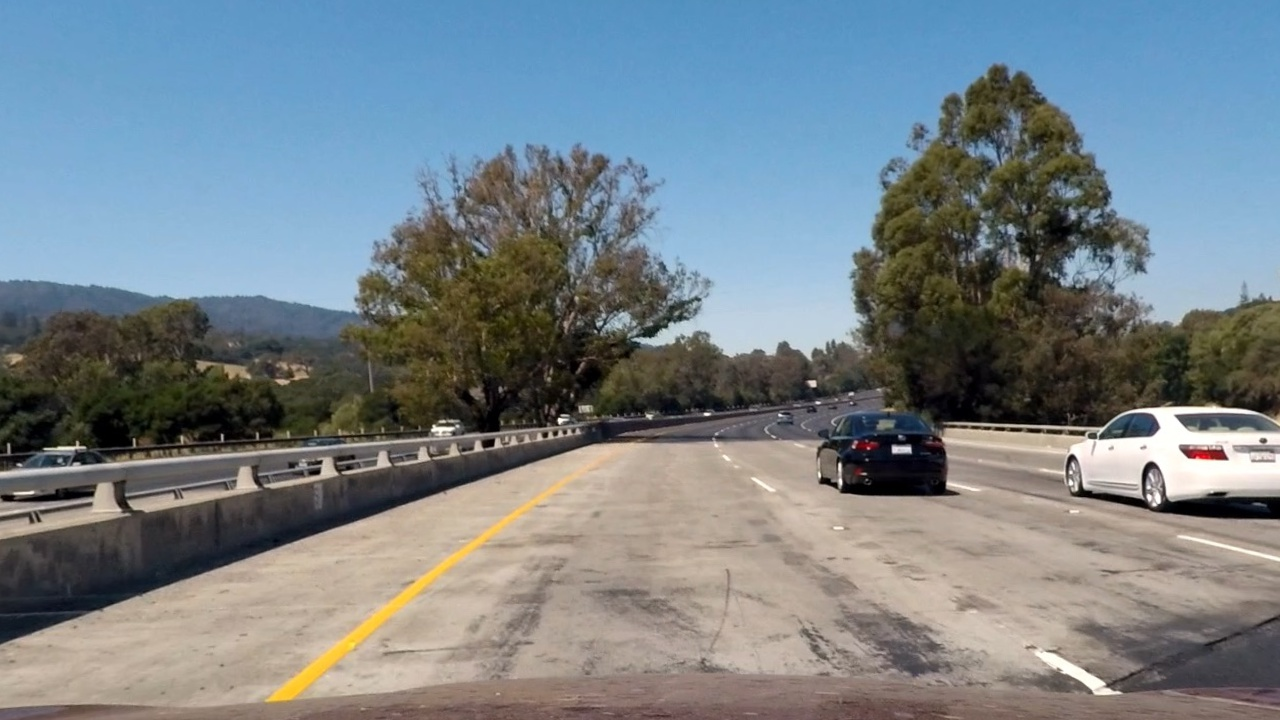
#> input picture output_images/undist/undist_test0.jpg, 1280 x 720 px; its folder holds only this picture in this run
$ python testScript_warp.py   (older library calls are emulated)
#> lines starting #> are read from the running program, lines starting #| are printed output that depends on the picture; after the words box and inside, x2 and y2 are one past the last pixel; in counts of white or black regions, pixels touching at a corner belong together
#> further down, image is the input picture: shape (720, 1280, 3); mean B, G, R 136.2, 130, 119.3
### functionLib.py
# -*- coding: utf-8 -*-
"""
Created on Sat Apr  1 14:05:47 2017

@author: Dyson
"""

import numpy as np
import cv2
import glob
import matplotlib.pyplot as plt
import matplotlib.image as mpimg
import pickle
import sys


global counter
counter = 0


'''
STEP1: Camera Calibration
       One just need to call this function to calibrate the camera once. Then the
       function will store calibration parameters to a pickle file.
       ONE extra parameters should be modified for other users:
           * The output pickle file name and relative path
'''

# [36 lines left out: function cameraCalibration, not called in this run]

'''
STEP2: Image Undistortion
       Only correct the distortion introduced by the camera lens, perspective distort
       is not included.
'''
# [7 lines left out: function undistortion, not called in this run]

# [16 lines of commented-out code are left out]

'''
Step3. Thresholding Images
'''
# This thresholdingBinary() function takes sobel matrix, the magnitude of gredients,
# the orientation of gradients and the HLS color transformation into account, to derive a
# thresholding binary image in which the lane lines can be clearly seen.

def thresholdingBinary(img, s_thresh=(170, 250), sx_thresh=(100, 255), sy_thresh=(100,255), dir_thresh=(-0.5,-0.9), mag_thresh=(30,200)):
#> called with s_thresh = (170, 250), sx_thresh = (100, 255), sy_thresh = (100, 255), dir_thresh = (-0.5, -0.9), mag_thresh = (30, 200)
    img = np.copy(img)
    gray = cv2.cvtColor(img, cv2.COLOR_BGR2GRAY)
    # Convert to HSV color space and separate the V channel
    hsv = cv2.cvtColor(img, cv2.COLOR_RGB2HLS).astype(np.float)
    h_channel = hsv[:,:,0]
    l_channel = hsv[:,:,1]
    s_channel = hsv[:,:,2]
#    plt.imshow(s_channel)

    # Sobel x
    sobelx = cv2.Sobel(gray, cv2.CV_64F, 1, 0) # Take the derivative in x
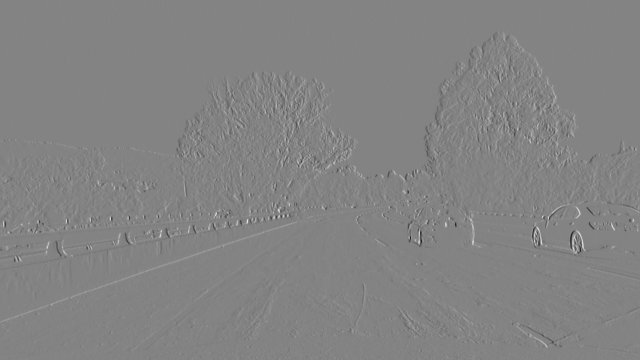
#> sobelx: shape (720, 1280) float64 (shown at 1/2 size); min -805, max 758, mean 0.1; drawn with min black and max white
    abs_sobelx = np.absolute(sobelx) # Absolute x derivative to accentuate lines away from horizontal
    scaled_sobelx = np.uint8(255*abs_sobelx/np.max(abs_sobelx))

    # Sobel y
    sobely = cv2.Sobel(gray, cv2.CV_64F, 1, 0) # Take the derivative in x
    abs_sobely = np.absolute(sobely) # Absolute x derivative to accentuate lines away from horizontal
    scaled_sobely = np.uint8(255*abs_sobely/np.max(abs_sobely))

    # Threshold x gradient
    sxbinary = np.zeros_like(scaled_sobelx)
    sxbinary[(scaled_sobelx >= sx_thresh[0]) & (scaled_sobelx <= sx_thresh[1])] = 1

    # Threshold y gradient
    sybinary = np.zeros_like(scaled_sobely)
    sxbinary[(scaled_sobely >= sy_thresh[0]) & (scaled_sobely <= sy_thresh[1])] = 1

    # Threshold direction gradient
    direct = np.arctan2(abs_sobely, abs_sobelx)
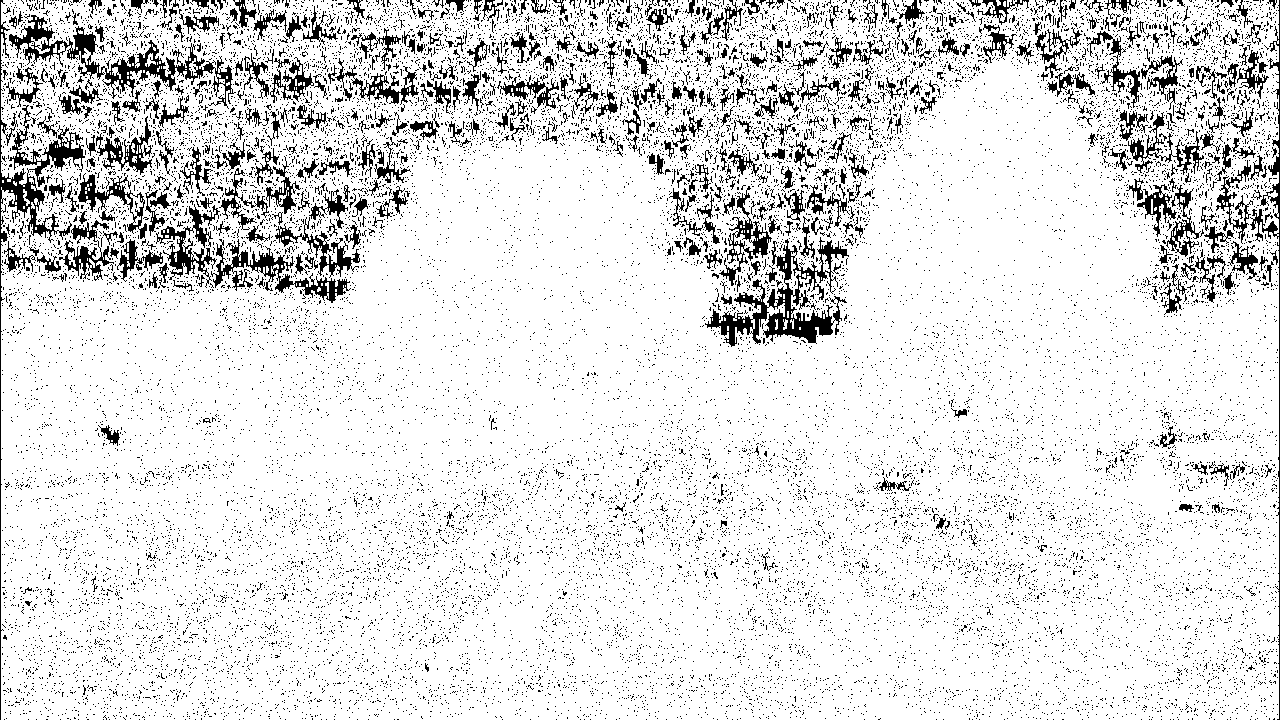
#> direct: shape (720, 1280) float64; values 0 (black) and 0.785 (white), 88.2% white; black in thin lines or dots

    # Threshold direction
    dir_binary = np.zeros_like(direct)
    dir_binary[(direct > np.min(dir_thresh)) & (direct < np.max(dir_thresh))] = 1

    # Magnitude gradient
    mag = np.sqrt(np.square(sobelx) + np.square(sobely))
    scaled_mag = np.uint8(255 * mag/np.max(mag))
    mag_binary = np.zeros_like(mag)
    mag_binary[(scaled_mag > np.min(mag_thresh)) & (scaled_mag < np.max(mag_thresh))] = 1

    # Threshold color channel
    s_binary = np.zeros_like(s_channel)
    s_binary[(s_channel >= s_thresh[0]) & (s_channel <= s_thresh[1])] = 1
#    h_binary = np.zeros_like(h_channel)
#    h_binary[(h_channel >= s_thresh[0]) & (h_channel <= s_thresh[1])] = 1
    # Stack each channel
    # Note color_binary[:, :, 0] is all 0s, effectively an all black image. It might
    # be beneficial to replace this channel with something else.
    color_binary = np.dstack((mag_binary, sxbinary, s_binary))
    mono_binary = np.zeros_like(gray)
    mono_binary[(s_binary == 1) | (sybinary == 1) | (sxbinary == 1) | (mag_binary == 1) | (dir_binary == 1)] = 1
#    print(color_binary.shape)
#    return color_binary
    return mono_binary

# [20 lines of commented-out code are left out]

'''
Step4. Perspective Transform
'''
# This calibration only take two straight line images
def perspectiveTrans(img):
    img_size = (img.shape[1], img.shape[0])

    src = np.float32([[191, 720],
                      [1124.8, 720],
                      [708.17,  462.10],
                      [576.17, 462.10]])

    dst = np.float32([[320, 720],
                      [960, 720],
                      [960, 0],
                      [320, 0]])

    M = cv2.getPerspectiveTransform(src, dst)
    Minv = cv2.getPerspectiveTransform(dst, src)

    warped = cv2.warpPerspective(img, M, img_size, flags=cv2.INTER_LINEAR)
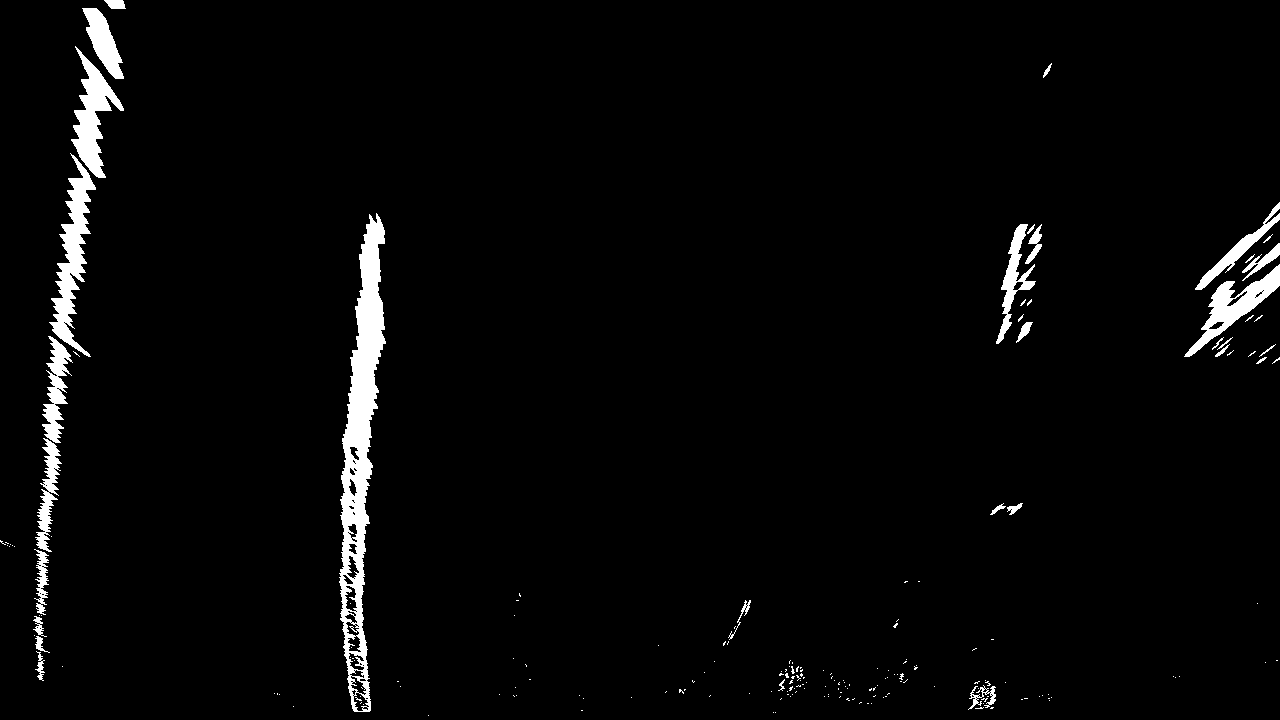
#> warped: shape (720, 1280); values 0 (black) and 1 (white), 3% white; 200 white regions (169 under 20 px), largest, box (x1, y1, x2, y2) and area: (339, 213, 386, 712) 9889, (49, 153, 96, 357) 3315, (71, 46, 124, 178) 2611
    perspect_pickle = {}
    perspect_pickle['M'] = M
    perspect_pickle['Minv'] = Minv
    pickle.dump(perspect_pickle, open( "./cameraData/perspective.p", "wb"))

    return warped

'''
Step5. Sliding Window to Find lanes
'''
# [161 lines left out: functions slidingWindows, lineFinding, not called in this run]

'''
Step5: Curvature and Lane Center Deviation
'''
# [21 lines left out: functions curvature, curvature_meter, offset, not called in this run]

'''
Step6: Warp back
       This function draws a filled polynomial defined by 'ploty', 'left_fitx' and
       'right_fitx', it should be called after these THREE parameters are given.
'''
# [23 lines left out: function warpback, not called in this run]
#    plt.imshow(result)

'''
Useful functions: Define some useful functions
'''
# Define a class to receive the characteristics of each line detection
class Line():
    # [89 lines left out: functions __init__, range_check, rationality_check, updateFitParameters, not called in this run]


### testScript_warp.py
# -*- coding: utf-8 -*-
"""
Warp image

Created on Sat Apr  1 22:12:36 2017

@author: dyson
"""

from functionLib import *

# Using this function to get a warpped image

image_name_list = glob.glob('./output_images/undist/undist_test*.jpg')

for idx, image in enumerate(image_name_list):
    image = cv2.imread(image)
    binary_image = thresholdingBinary(image)
    warped_image = perspectiveTrans(binary_image)
    outfilename = 'warped_test' + str(idx) + '.jpg'
    print(outfilename)
    cv2.imwrite('./output_images/warped/' + outfilename, binary_image)
#    warped_img = perspectiveTrans(binary_image)

    # Plot the result
    f, (ax1, ax2) = plt.subplots(1, 2, figsize=(24, 9))
    f.tight_layout()

    ax1.imshow(cv2.cvtColor(image, cv2.COLOR_BGR2RGB))
    ax1.set_title('Original Image', fontsize=40)

    ax2.imshow(warped_image, cmap='gray')
    ax2.set_title('Warped Image', fontsize=40)
    plt.subplots_adjust(left=0., right=1, top=0.9, bottom=0.)
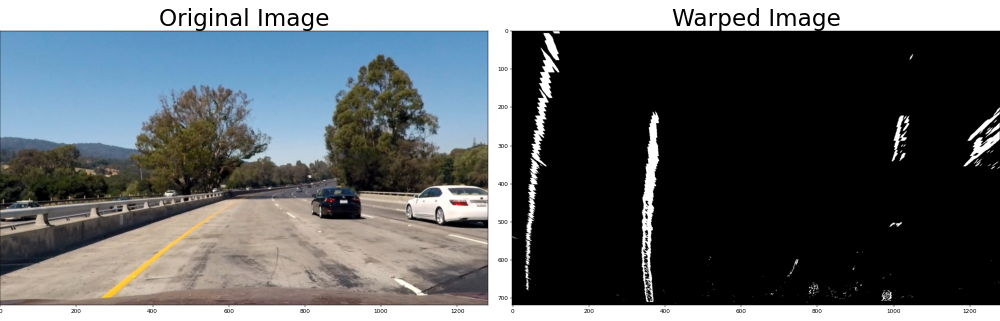
#> figure drawn by matplotlib, 2 panels

$ run again, on output_images/undist/undist_test4.jpg
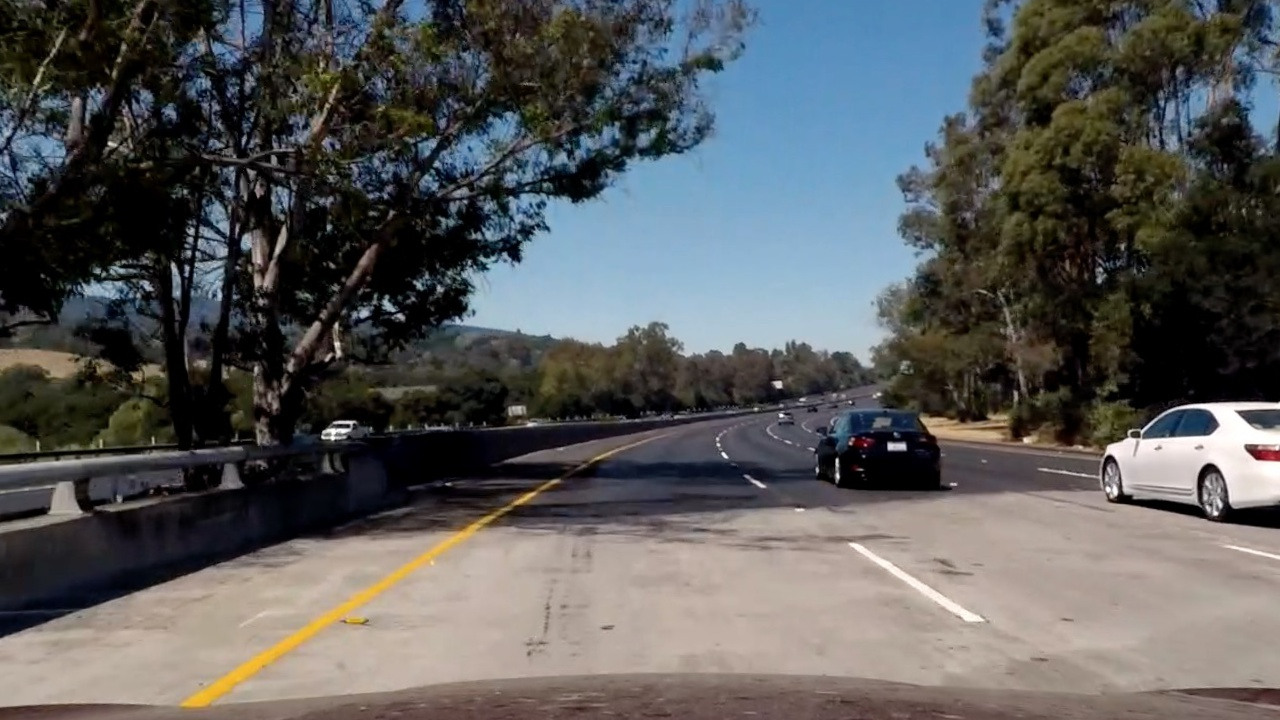
#> input picture output_images/undist/undist_test4.jpg, 1280 x 720 px
#> image is the input picture: shape (720, 1280, 3); mean B, G, R 90.8, 90.6, 89.7
#> in thresholdingBinary, `direct = np.arctan2(abs_sobely, abs_sobelx)`:
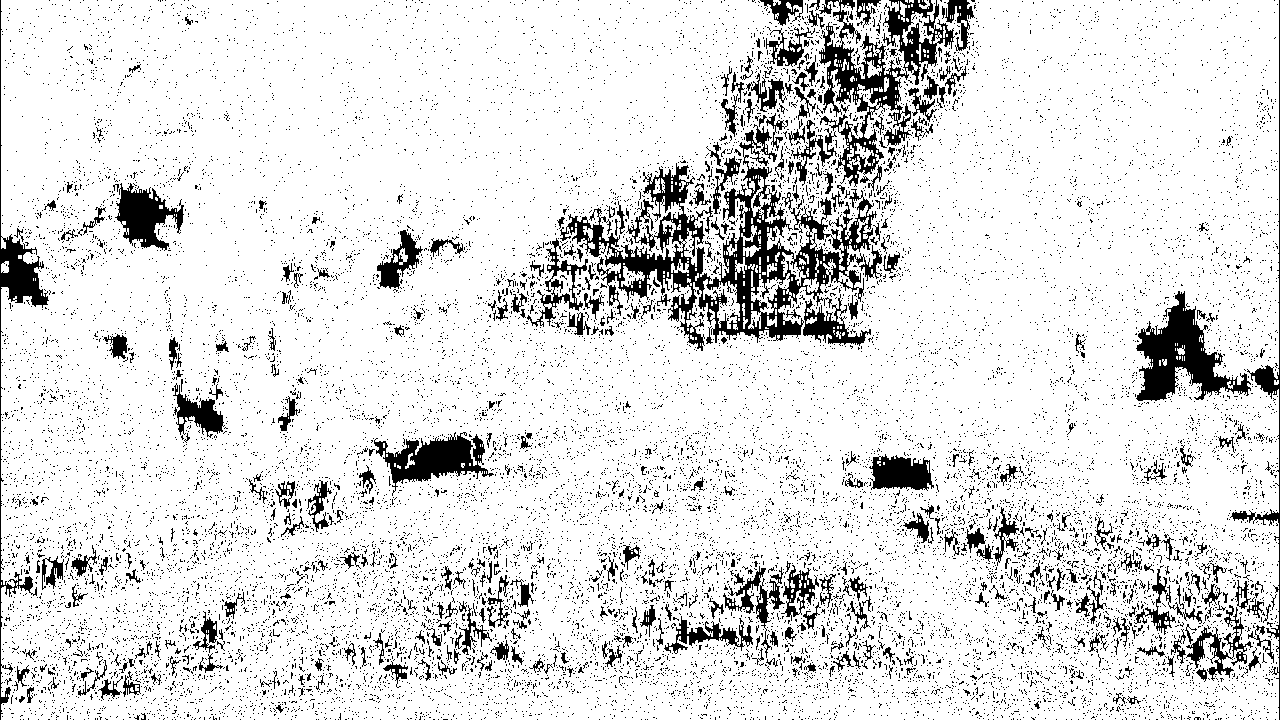
#> direct: shape (720, 1280) float64; values 0 (black) and 0.785 (white), 87.6% white; 17500 black regions (17046 under 20 px), largest, box (x1, y1, x2, y2) and area: (560, 124, 882, 351) 17334, (819, 0, 955, 187) 7318, (1136, 291, 1251, 401) 5091
#> binary_image: shape (720, 1280); values 0 (black) and 1 (white), 8.7% white in thin lines or dots
#> warped: shape (720, 1280); values 0 (black) and 1 (white), 3.2% white; 255 white regions (137 under 20 px), largest, box (x1, y1, x2, y2) and area: (985, 178, 1044, 314) 4131, (294, 521, 320, 714) 3017, (155, 125, 244, 190) 1746
#> `plt.subplots_adjust(left=0., right=1, top=0.9, bottom=0.)`:
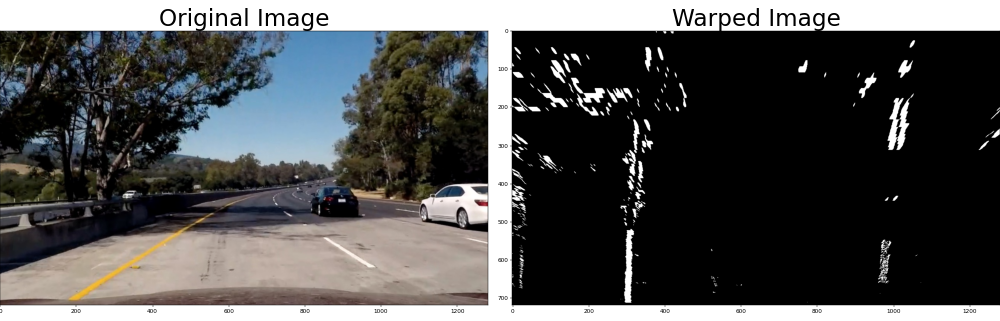
#> figure drawn by matplotlib, 2 panels
